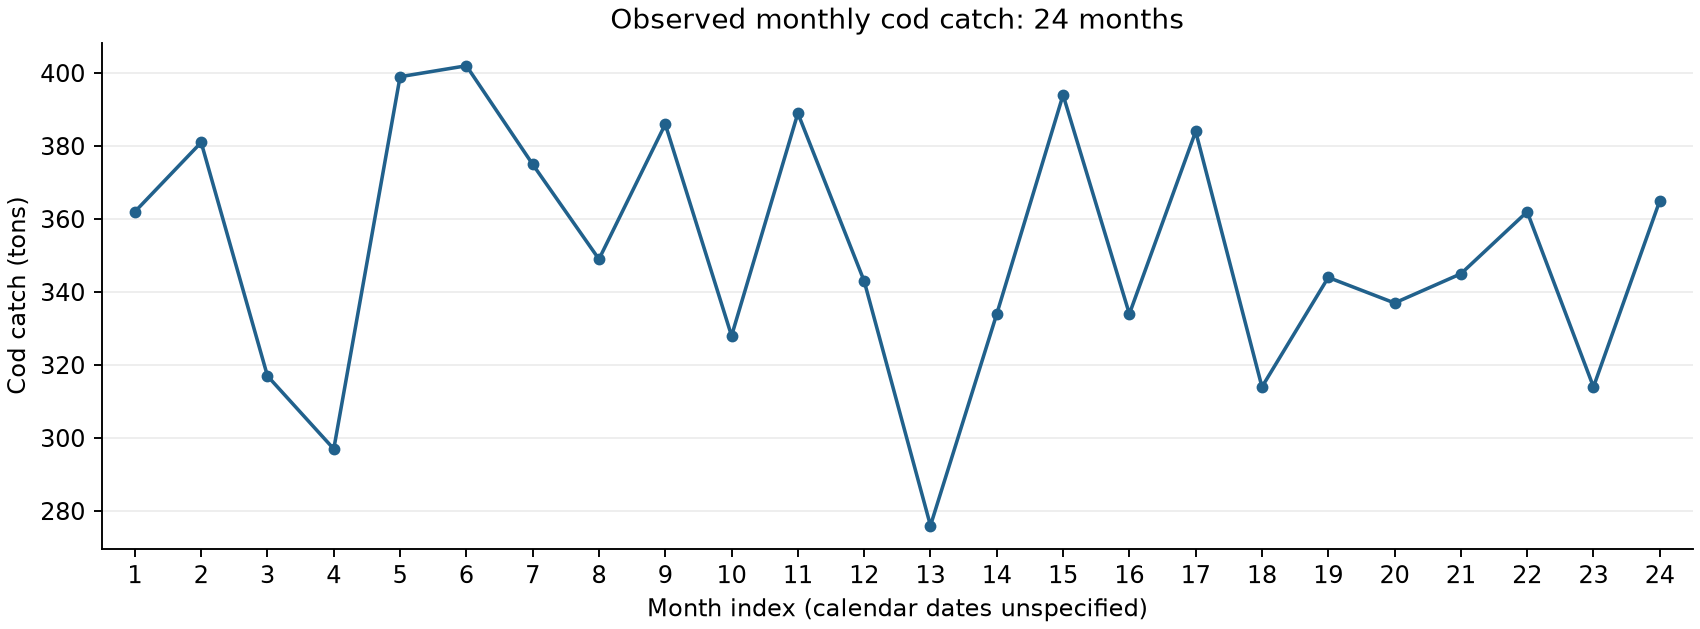

Write the Python code that produced this figure.
import csv
import json
import matplotlib
matplotlib.use('Agg')
import matplotlib.pyplot as plt

with open('cod.csv', newline='') as f:
    rows = list(csv.DictReader(f))
t = [int(r['t']) for r in rows]
y = [float(r['y']) for r in rows]
alpha = 0.2
level = [y[0]]  # Constructed choice: initialize at the first observation.
for value in y[1:]:
    level.append(alpha * value + (1-alpha) * level[-1])
results = {
    'alpha_constructed': alpha,
    'initial_level': level[0],
    'level_after_month_23': level[-2],
    'month_24_observation': y[-1],
    'month_24_one_step_fitted_forecast': level[-2],
    'month_24_fitted_error': y[-1] - level[-2],
    'month_24_update': alpha*(y[-1]-level[-2]),
    'level_after_month_24': level[-1],
    'month_25_future_point_forecast': level[-1],
}
with open('recap_cod_ewma_01_results.json', 'w') as f:
    json.dump(results, f, indent=2)
fig, ax = plt.subplots(figsize=(10, 3.7), constrained_layout=True)
ax.plot(t, y, color='#21618c', marker='o', linewidth=1.5, markersize=4)
ax.set(xlabel='Month index (calendar dates unspecified)', ylabel='Cod catch (tons)',
       title='Observed monthly cod catch: 24 months', xlim=(0.5,24.5))
ax.set_xticks(range(1,25))
ax.grid(axis='y', alpha=.22)
ax.spines[['top','right']].set_visible(False)
fig.savefig('recap_cod_ewma_01.png', dpi=170)
print(json.dumps(results, indent=2))
